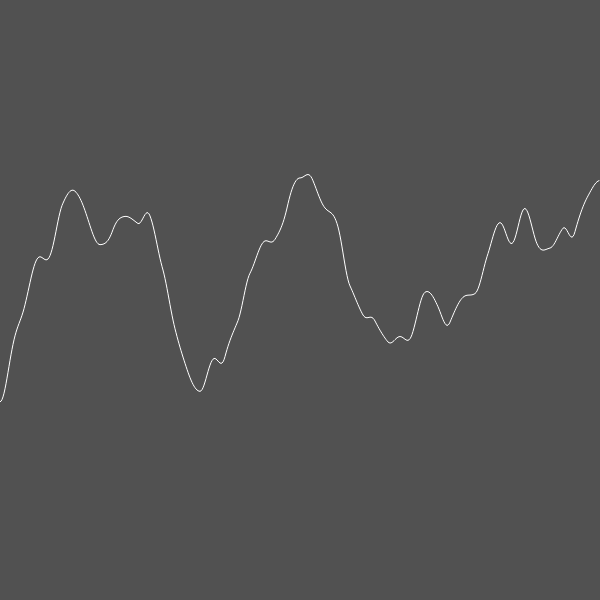
Frame 1 (no input)
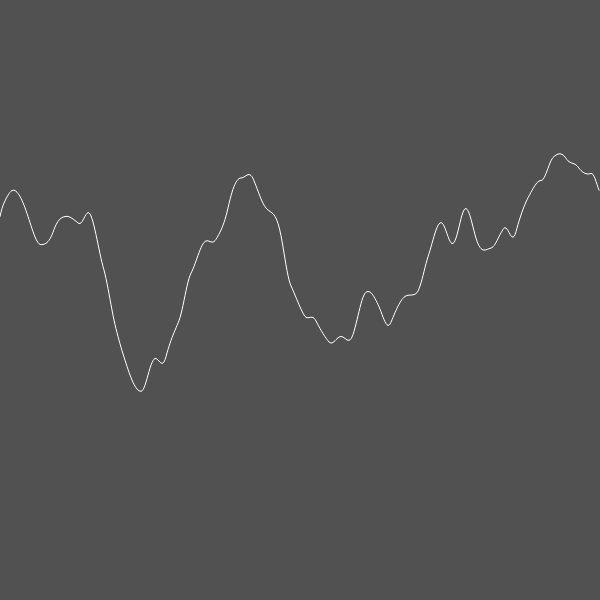
Frame 60 (no input)
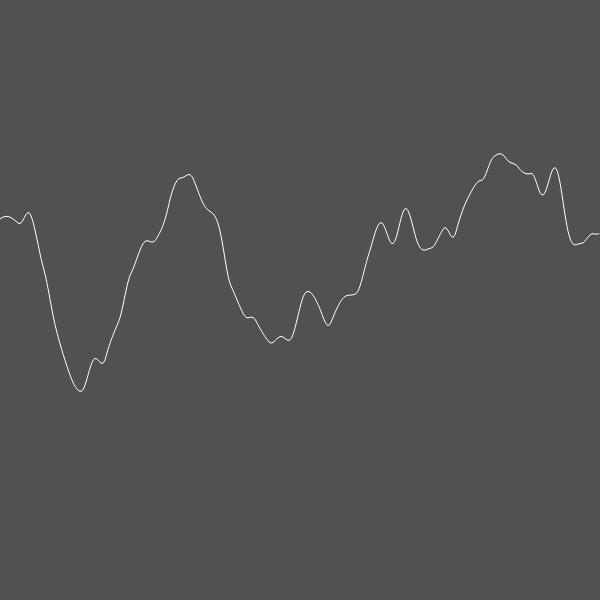
Frame 120 (the mouse pressed at the canvas centre since frame 60)

The p5.js sketch that drew these frames (run headless with seeded random() and noise() and a simulated clock; from frame 60 on, the mouse is pressed at the canvas centre):

// p5.js sketch
// ── sketch.js
var w = 600;
var h = 600;
var bgc = 81;
var inc = 0.01;
var start = 0;

function setup() {
	createCanvas( w, h);
}

function draw() {
	background(bgc);
	stroke(255);
	noFill()
	beginShape();
	var xoff = start;
	for (var x = 0; x < w; x++) {
		stroke(255);
		var y = noise(xoff) * h;
		vertex(x, y);
		xoff += inc;
	}
	endShape();
	
	start += inc;
	
	//noLoop();
}
